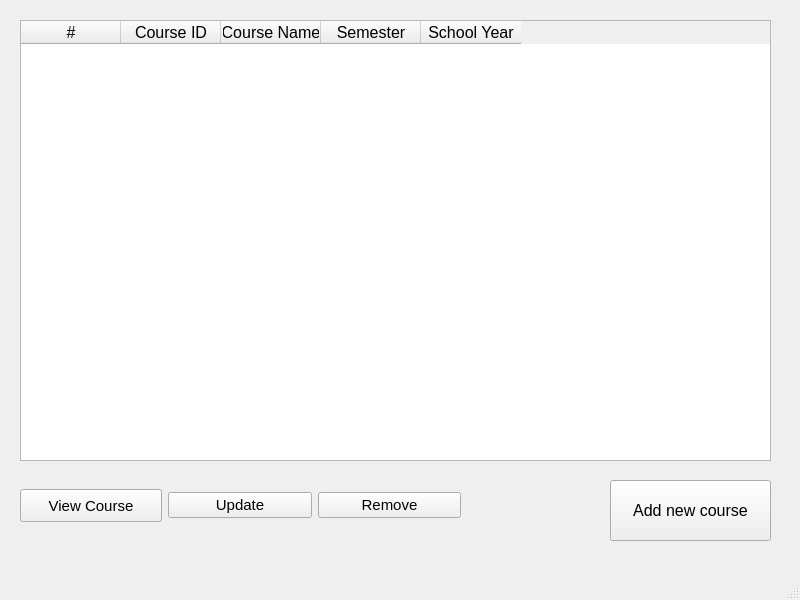
<?xml version="1.0" encoding="UTF-8"?>
<ui version="4.0">
 <class>course_update</class>
 <widget class="QMainWindow" name="course_update">
  <property name="geometry">
   <rect>
    <x>0</x>
    <y>0</y>
    <width>800</width>
    <height>600</height>
   </rect>
  </property>
  <property name="windowTitle">
   <string>MainWindow</string>
  </property>
  <widget class="QWidget" name="centralwidget">
   <widget class="QTableWidget" name="tableDisplayAllCourses">
    <property name="geometry">
     <rect>
      <x>20</x>
      <y>20</y>
      <width>751</width>
      <height>441</height>
     </rect>
    </property>
    <property name="sizeIncrement">
     <size>
      <width>0</width>
      <height>0</height>
     </size>
    </property>
    <property name="baseSize">
     <size>
      <width>0</width>
      <height>0</height>
     </size>
    </property>
    <property name="font">
     <font>
      <pointsize>10</pointsize>
     </font>
    </property>
    <column>
     <property name="text">
      <string>#</string>
     </property>
     <property name="font">
      <font>
       <pointsize>12</pointsize>
      </font>
     </property>
    </column>
    <column>
     <property name="text">
      <string>Course ID</string>
     </property>
     <property name="font">
      <font>
       <pointsize>12</pointsize>
      </font>
     </property>
    </column>
    <column>
     <property name="text">
      <string>Course Name</string>
     </property>
     <property name="font">
      <font>
       <pointsize>12</pointsize>
      </font>
     </property>
    </column>
    <column>
     <property name="text">
      <string>Semester</string>
     </property>
     <property name="font">
      <font>
       <pointsize>12</pointsize>
      </font>
     </property>
    </column>
    <column>
     <property name="text">
      <string>School Year</string>
     </property>
     <property name="font">
      <font>
       <pointsize>12</pointsize>
      </font>
     </property>
    </column>
   </widget>
   <widget class="QPushButton" name="btnAddNewCourse">
    <property name="geometry">
     <rect>
      <x>610</x>
      <y>480</y>
      <width>161</width>
      <height>61</height>
     </rect>
    </property>
    <property name="font">
     <font>
      <pointsize>12</pointsize>
     </font>
    </property>
    <property name="text">
     <string>Add new course</string>
    </property>
   </widget>
   <widget class="QWidget" name="">
    <property name="geometry">
     <rect>
      <x>20</x>
      <y>470</y>
      <width>441</width>
      <height>71</height>
     </rect>
    </property>
    <layout class="QHBoxLayout" name="horizontalLayout">
     <item>
      <widget class="QPushButton" name="btnViewCourse">
       <property name="maximumSize">
        <size>
         <width>142</width>
         <height>33</height>
        </size>
       </property>
       <property name="font">
        <font>
         <pointsize>11</pointsize>
        </font>
       </property>
       <property name="text">
        <string>View Course</string>
       </property>
       <property name="iconSize">
        <size>
         <width>20</width>
         <height>20</height>
        </size>
       </property>
       <property name="checkable">
        <bool>false</bool>
       </property>
      </widget>
     </item>
     <item>
      <widget class="QPushButton" name="btnUnpdate">
       <property name="font">
        <font>
         <pointsize>11</pointsize>
        </font>
       </property>
       <property name="autoFillBackground">
        <bool>false</bool>
       </property>
       <property name="text">
        <string>Update</string>
       </property>
       <property name="iconSize">
        <size>
         <width>20</width>
         <height>20</height>
        </size>
       </property>
      </widget>
     </item>
     <item>
      <widget class="QPushButton" name="btnRemove">
       <property name="font">
        <font>
         <pointsize>11</pointsize>
        </font>
       </property>
       <property name="text">
        <string>Remove</string>
       </property>
      </widget>
     </item>
    </layout>
   </widget>
  </widget>
  <widget class="QMenuBar" name="menubar">
   <property name="geometry">
    <rect>
     <x>0</x>
     <y>0</y>
     <width>800</width>
     <height>25</height>
    </rect>
   </property>
  </widget>
  <widget class="QStatusBar" name="statusbar"/>
 </widget>
 <resources/>
 <connections/>
</ui>
